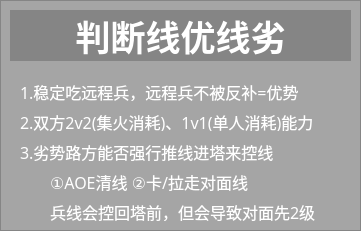
  <widget class="QFrame" name="frame_2">
   <property name="geometry">
    <rect>
     <x>390</x>
     <y>110</y>
     <width>361</width>
     <height>231</height>
    </rect>
   </property>
   <property name="font">
    <font>
     <family>微软雅黑</family>
    </font>
   </property>
   <property name="styleSheet">
    <string notr="true">QFrame{background-color: rgba(0, 0, 0, 50);}</string>
   </property>
   <property name="frameShape">
    <enum>QFrame::StyledPanel</enum>
   </property>
   <property name="frameShadow">
    <enum>QFrame::Raised</enum>
   </property>
   <widget class="QLabel" name="label_29">
    <property name="geometry">
     <rect>
      <x>50</x>
      <y>200</y>
      <width>271</width>
      <height>21</height>
     </rect>
    </property>
    <property name="font">
     <font>
      <family>微软雅黑</family>
      <pointsize>12</pointsize>
     </font>
    </property>
    <property name="styleSheet">
     <string notr="true">color: rgb(255, 255, 255);
background-color: rgba(255, 255, 255, 0);</string>
    </property>
    <property name="text">
     <string>兵线会控回塔前，但会导致对面先2级</string>
    </property>
    <property name="alignment">
     <set>Qt::AlignLeading|Qt::AlignLeft|Qt::AlignTop</set>
    </property>
   </widget>
   <widget class="QLabel" name="label_27">
    <property name="geometry">
     <rect>
      <x>20</x>
      <y>140</y>
      <width>301</width>
      <height>21</height>
     </rect>
    </property>
    <property name="font">
     <font>
      <family>微软雅黑</family>
      <pointsize>12</pointsize>
     </font>
    </property>
    <property name="styleSheet">
     <string notr="true">color: rgb(255, 255, 255);
background-color: rgba(255, 255, 255, 0);</string>
    </property>
    <property name="text">
     <string>3.劣势路方能否强行推线进塔来控线</string>
    </property>
    <property name="alignment">
     <set>Qt::AlignLeading|Qt::AlignLeft|Qt::AlignTop</set>
    </property>
   </widget>
   <widget class="QLabel" name="label_23">
    <property name="geometry">
     <rect>
      <x>10</x>
      <y>10</y>
      <width>341</width>
      <height>51</height>
     </rect>
    </property>
    <property name="font">
     <font>
      <family>微软雅黑</family>
      <pointsize>26</pointsize>
      <weight>75</weight>
      <bold>true</bold>
     </font>
    </property>
    <property name="styleSheet">
     <string notr="true">color: rgb(255, 255, 255);</string>
    </property>
    <property name="text">
     <string>判断线优线劣</string>
    </property>
    <property name="alignment">
     <set>Qt::AlignCenter</set>
    </property>
   </widget>
   <widget class="QLabel" name="label_28">
    <property name="geometry">
     <rect>
      <x>50</x>
      <y>170</y>
      <width>271</width>
      <height>21</height>
     </rect>
    </property>
    <property name="font">
     <font>
      <family>微软雅黑</family>
      <pointsize>12</pointsize>
     </font>
    </property>
    <property name="styleSheet">
     <string notr="true">color: rgb(255, 255, 255);
background-color: rgba(255, 255, 255, 0);</string>
    </property>
    <property name="text">
     <string>①AOE清线 ②卡/拉走对面线</string>
    </property>
    <property name="alignment">
     <set>Qt::AlignLeading|Qt::AlignLeft|Qt::AlignTop</set>
    </property>
   </widget>
   <widget class="QLabel" name="label_25">
    <property name="geometry">
     <rect>
      <x>20</x>
      <y>80</y>
      <width>301</width>
      <height>21</height>
     </rect>
    </property>
    <property name="font">
     <font>
      <family>微软雅黑</family>
      <pointsize>12</pointsize>
     </font>
    </property>
    <property name="styleSheet">
     <string notr="true">color: rgb(255, 255, 255);
background-color: rgba(255, 255, 255, 0);</string>
    </property>
    <property name="text">
     <string>1.稳定吃远程兵，远程兵不被反补=优势</string>
    </property>
    <property name="alignment">
     <set>Qt::AlignLeading|Qt::AlignLeft|Qt::AlignTop</set>
    </property>
   </widget>
   <widget class="QLabel" name="label_26">
    <property name="geometry">
     <rect>
      <x>20</x>
      <y>110</y>
      <width>311</width>
      <height>21</height>
     </rect>
    </property>
    <property name="font">
     <font>
      <family>微软雅黑</family>
      <pointsize>12</pointsize>
     </font>
    </property>
    <property name="styleSheet">
     <string notr="true">color: rgb(255, 255, 255);
background-color: rgba(255, 255, 255, 0);</string>
    </property>
    <property name="text">
     <string>2.双方2v2(集火消耗)、1v1(单人消耗)能力</string>
    </property>
    <property name="alignment">
     <set>Qt::AlignLeading|Qt::AlignLeft|Qt::AlignTop</set>
    </property>
   </widget>
  </widget>
